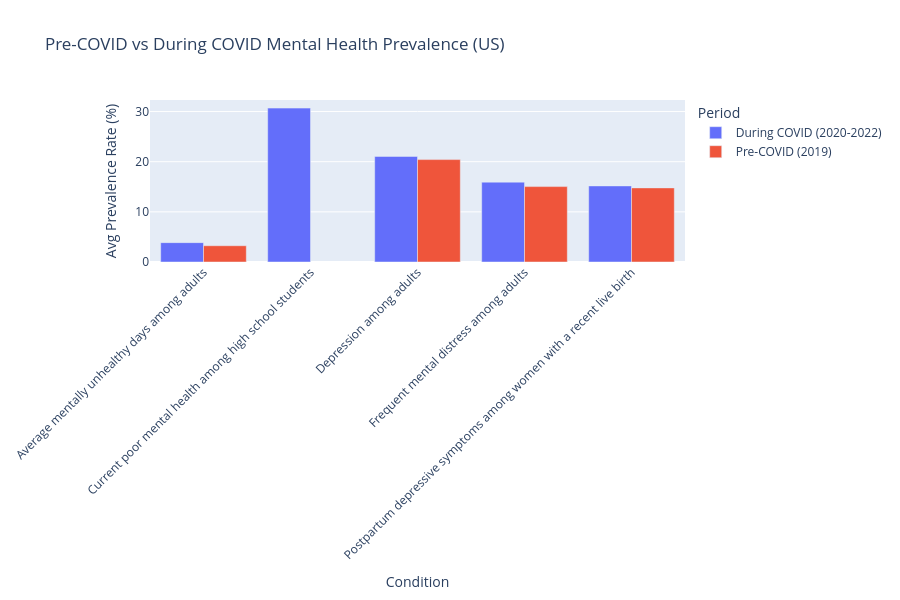

Notebook cell for this chart:
### Code cell
def label_period(year):
    if year <= 2019:
        return 'Pre-COVID (2019)'
    else:
        return 'During COVID (2020-2022)'

df['Period'] = df['YearStart'].apply(label_period)

covid_df = df.groupby(['Period', 'Question'])['DataValue'].mean().reset_index()

fig = px.bar(covid_df, x='Question', y='DataValue', color='Period',
             barmode='group',
             title='Pre-COVID vs During COVID Mental Health Prevalence (US)',
             labels={'DataValue': 'Avg Prevalence Rate (%)', 'Question': 'Condition'})
fig.update_layout(
    xaxis_tickangle=-45,
    height=600,
    margin=dict(b=200)
)
fig.show()

### Figure 1 — Plotly figure (JSON) as saved in the notebook; plotly's stock layout.template omitted (floating-point values rounded to 4 significant figures)
{"data": [{"alignmentgroup": "True", "hovertemplate": "Period=During COVID (2020-2022)<br>Condition=%{x}<br>Avg Prevalence Rate (%)=%{y}<extra></extra>", "legendgroup": "During COVID (2020-2022)", "marker": {"color": "#636efa", "pattern": {"shape": ""}}, "name": "During COVID (2020-2022)", "offsetgroup": "During COVID (2020-2022)", "orientation": "v", "showlegend": true, "textposition": "auto", "type": "bar", "x": ["Average mentally unhealthy days among adults", "Current poor mental health among high school students", "Depression among adults", "Frequent mental distress among adults", "Postpartum depressive symptoms among women with a recent live birth"], "xaxis": "x", "y": [3.861, 30.69, 21.05, 15.93, 15.17], "yaxis": "y"}, {"alignmentgroup": "True", "hovertemplate": "Period=Pre-COVID (2019)<br>Condition=%{x}<br>Avg Prevalence Rate (%)=%{y}<extra></extra>", "legendgroup": "Pre-COVID (2019)", "marker": {"color": "#EF553B", "pattern": {"shape": ""}}, "name": "Pre-COVID (2019)", "offsetgroup": "Pre-COVID (2019)", "orientation": "v", "showlegend": true, "textposition": "auto", "type": "bar", "x": ["Average mentally unhealthy days among adults", "Depression among adults", "Frequent mental distress among adults", "Postpartum depressive symptoms among women with a recent live birth"], "xaxis": "x", "y": [3.246, 20.42, 15.04, 14.78], "yaxis": "y"}], "layout": {"barmode": "group", "height": 600, "legend": {"title": {"text": "Period"}, "tracegroupgap": 0}, "margin": {"b": 200}, "title": {"text": "Pre-COVID vs During COVID Mental Health Prevalence (US)"}, "xaxis": {"anchor": "y", "domain": [0, 1], "tickangle": -45, "title": {"text": "Condition"}}, "yaxis": {"anchor": "x", "domain": [0, 1], "title": {"text": "Avg Prevalence Rate (%)"}}}}
